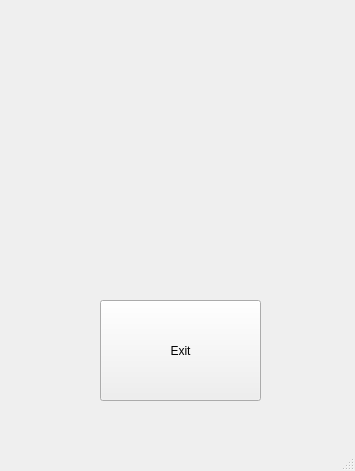
<?xml version="1.0" encoding="UTF-8"?>
<ui version="4.0">
 <class>MainWindow</class>
 <widget class="QMainWindow" name="MainWindow">
  <property name="geometry">
   <rect>
    <x>0</x>
    <y>0</y>
    <width>355</width>
    <height>471</height>
   </rect>
  </property>
  <property name="windowTitle">
   <string>MainWindow</string>
  </property>
  <widget class="QWidget" name="centralwidget">
   <widget class="QPushButton" name="pushButton">
    <property name="geometry">
     <rect>
      <x>100</x>
      <y>300</y>
      <width>161</width>
      <height>101</height>
     </rect>
    </property>
    <property name="text">
     <string>Exit</string>
    </property>
   </widget>
  </widget>
  <widget class="QMenuBar" name="menubar">
   <property name="geometry">
    <rect>
     <x>0</x>
     <y>0</y>
     <width>355</width>
     <height>26</height>
    </rect>
   </property>
  </widget>
  <widget class="QStatusBar" name="statusbar"/>
 </widget>
 <resources/>
 <connections/>
</ui>
